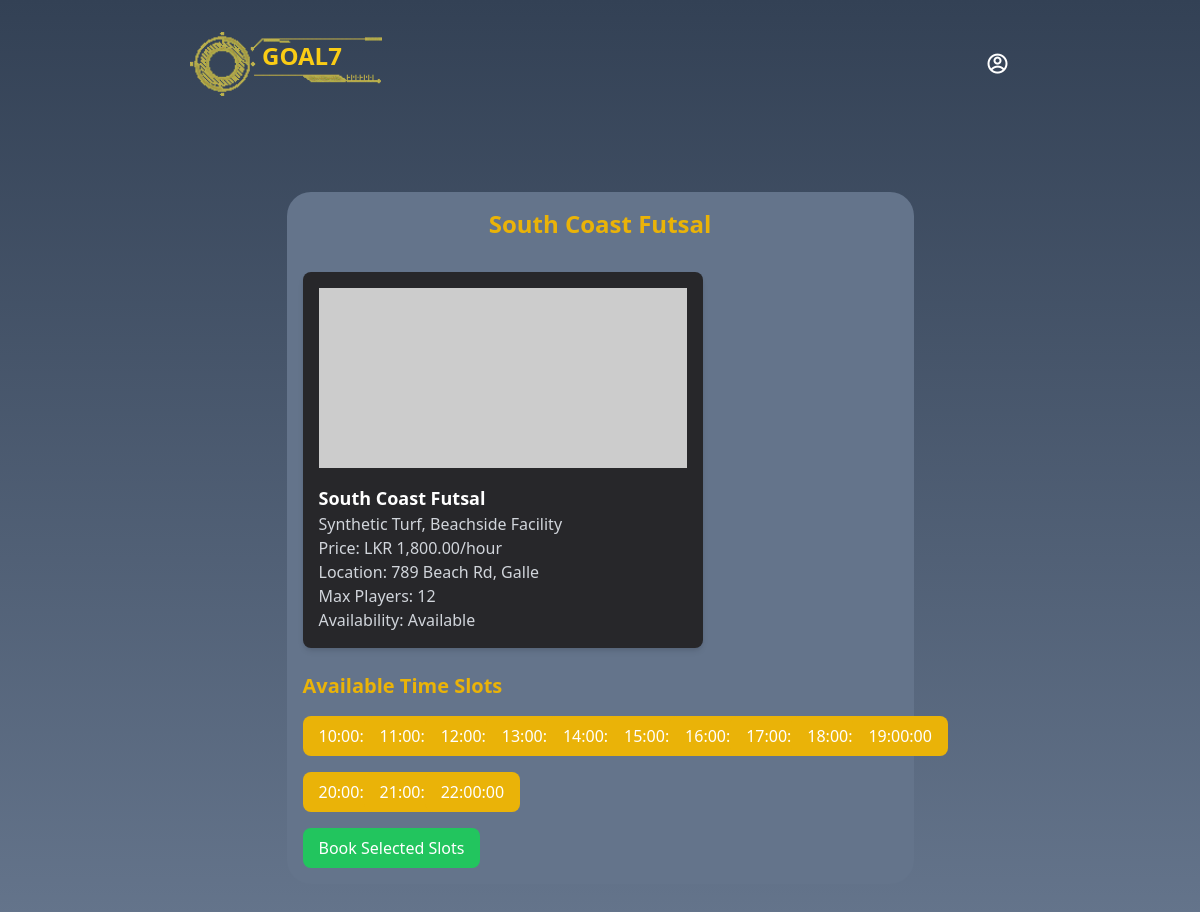
The app's page /view_futsal_court.php?id=3 with its own data.
### tables this page shows
CREATE TABLE `futsal_courts` (
  `id` int(11) NOT NULL,
  `name` varchar(255) NOT NULL,
  `location` text NOT NULL,
  `image` text DEFAULT NULL,
  `features` text DEFAULT NULL,
  `price_per_hour` float NOT NULL,
  `max_players` int(11) NOT NULL,
  `availability_status` tinyint(1) DEFAULT 1,
  `owner_id` int(11) DEFAULT NULL,
  `area_id` int(11) NOT NULL,
  `start_hour` time NOT NULL,
  `end_hour` time NOT NULL,
  `created_at` timestamp NOT NULL DEFAULT current_timestamp(),
  `start_date` date DEFAULT NULL,
  `end_date` date DEFAULT NULL
);

CREATE TABLE `futsal_court_slots` (
  `id` int(11) NOT NULL,
  `futsal_court_id` int(11) DEFAULT NULL,
  `slot_hour` time NOT NULL,
  `is_booked` tinyint(1) DEFAULT 0,
  `booked_by` varchar(50) DEFAULT NULL,
  `created_at` timestamp NOT NULL DEFAULT current_timestamp(),
  `payment_id` varchar(255) DEFAULT NULL,
  `slot_date` date DEFAULT NULL
);

### view_futsal_court.php (the view, shortened to what this page needs)
<?php
include('./includes/header.php');
include('./includes/nav.php');
include('./fun/db.php');
if (isset($_GET['id'])) {
    $futsalId = $_GET['id'];
    $futsalQuery = "SELECT * FROM futsal_courts WHERE id = ?";
    $stmt = $conn->prepare($futsalQuery);
    $stmt->bind_param("i", $futsalId);
    $stmt->execute();
    $futsalResult = $stmt->get_result();
    $futsal = $futsalResult->fetch_assoc();
    $slotQuery = "SELECT * FROM futsal_court_slots WHERE futsal_court_id = ?";
    $stmt = $conn->prepare($slotQuery);
    $stmt->bind_param("i", $futsalId);
    $stmt->execute();
    $slotsResult = $stmt->get_result();
}
?>
<main class="w-full h-auto flex justify-center p-4">
    <section class="bg-slate-500 rounded-3xl md:w-3/4 w-full h-full p-4">
        <h2 class="text-2xl font-bold text-yellow-500 mb-8 text-center"><?= htmlspecialchars($futsal['name']); ?></h2>
        <div class="bg-zinc-800 rounded-lg overflow-hidden shadow-md p-4 md:w-[400px]">
            <img src="<?= $futsal['image']; ?>" alt="Futsal Court" class="w-full h-[180px] object-cover">
            <h3 class="font-bold text-lg mt-4"><?= htmlspecialchars($futsal['name']); ?></h3>
            <p class="text-gray-300"><?= htmlspecialchars($futsal['features']); ?></p>
            <p class="text-gray-300">Price: LKR <?= number_format($futsal['price_per_hour'], 2); ?>/hour</p>
            <p class="text-gray-300">Location: <?= htmlspecialchars($futsal['location']); ?></p>
            <p class="text-gray-300">Max Players: <?= htmlspecialchars($futsal['max_players']); ?></p>
            <p class="text-gray-300">Availability: <?= $futsal['availability_status'] ? 'Available' : 'Not Available'; ?></p>
        </div>
        <h3 class="text-xl font-bold text-yellow-500 mt-6">Available Time Slots</h3>
        <div id="slots" class="grid md:grid-cols-10 grid-cols-3 gap-4 mt-4">
            <?php while ($slot = $slotsResult->fetch_assoc()) { ?>
                <div class="flex items-center space-x-2">
                    <?php if ($slot['is_booked'] == 1) { ?>
                        <button class="bg-gray-400 text-white py-2 px-4 rounded-lg cursor-not-allowed" disabled>
                            <?= htmlspecialchars($slot['slot_hour']); ?>
                        </button>
                    <?php } else { ?>
                        <button class="bg-yellow-500 text-white py-2 px-4 rounded-lg hover:bg-yellow-600" data-slot-id="<?= $slot['id']; ?>" data-futsal-id="<?= $futsal['id']; ?>" data-slot-hour="<?= htmlspecialchars($slot['slot_hour']); ?>" onclick="selectSlot(this)">
                            <?= htmlspecialchars($slot['slot_hour']); ?>
                        </button>
                    <?php } ?>
                </div>
            <?php } ?>
        </div>
        <div class="mt-4">
            <button id="book-btn" class="bg-green-500 text-white py-2 px-4 rounded-lg hover:bg-yellow-600" onclick="showConfirmationModal()">
                Book Selected Slots
            </button>
        </div>
    </section>
</main>

### records on screen
futsal_courts: name "South Coast Futsal", features "Synthetic Turf, Beachside Facility", price_per_hour "1,800.00", location "789 Beach Rd, Galle", max_players "12"
futsal_court_slots: slot_hour "10:00:00"
futsal_court_slots: slot_hour "11:00:00"
futsal_court_slots: slot_hour "12:00:00"
futsal_court_slots: slot_hour "13:00:00"
futsal_court_slots: slot_hour "14:00:00"
futsal_court_slots: slot_hour "15:00:00"
futsal_court_slots: slot_hour "16:00:00"
futsal_court_slots: slot_hour "17:00:00"
futsal_court_slots: slot_hour "18:00:00"
futsal_court_slots: slot_hour "19:00:00"
futsal_court_slots: slot_hour "20:00:00"
futsal_court_slots: slot_hour "21:00:00"
futsal_court_slots: slot_hour "22:00:00"
